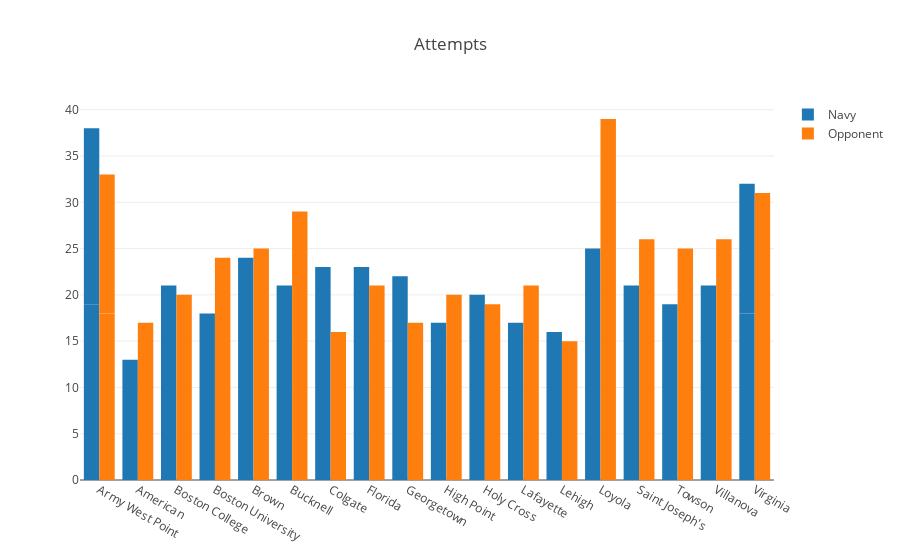

Notebook code for this chart:
### Code cell
data = [trace1, trace2]
layout = go.Layout(title='Attempts',barmode='group')
fig = go.Figure(data=data, layout=layout)
iplot(fig, filename='grouped-bar')

### Figure 1 — Plotly figure (JSON) as saved in the notebook; plotly's stock layout.template omitted (floating-point values rounded to 4 significant figures)
{"data": [{"name": "Navy", "type": "bar", "uid": "ced908c0-d6b2-4979-8923-3144796f3c31", "x": ["Army West Point", "Army West Point", "American", "Boston College", "Boston University", "Brown", "Bucknell", "Colgate", "Florida", "Georgetown", "High Point ", "Holy Cross", "Lafayette", "Lehigh", "Loyola", "Loyola", "Saint Joseph's", "Towson", "Villanova", "Virginia ", "Virginia "], "y": [19, 19, 13, 21, 18, 24, 21, 23, 23, 22, 17, 20, 17, 16, 16, 9, 21, 19, 21, 18, 14]}, {"name": "Opponent", "type": "bar", "uid": "5d5bcf86-fc38-4242-961d-0a15909cfd23", "x": ["Army West Point", "Army West Point", "American", "Boston College", "Boston University", "Brown", "Bucknell", "Colgate", "Florida", "Georgetown", "High Point ", "Holy Cross", "Lafayette", "Lehigh", "Loyola", "Loyola", "Saint Joseph's", "Towson", "Villanova", "Virginia ", "Virginia "], "y": [18, 15, 17, 20, 24, 25, 29, 16, 21, 17, 20, 19, 21, 15, 23, 16, 26, 25, 26, 16, 15]}], "layout": {"barmode": "group", "title": {"text": "Attempts"}}}
